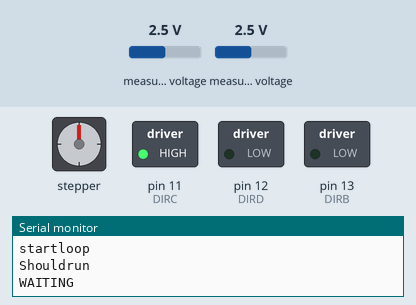
This sketch was run on a simulated Arduino Nano, built with avr-gcc and run on an emulated ATmega328P. Parts: stepper motor, switched loads named in the sketch (green lamp = pin HIGH), the last lines printed to the serial monitor. The inputs (shaded band) are chosen by the test bench; at power-on: measured voltage 2.5 V. Stepper angles assume 3200 steps per turn; pins used as bus, display or sensor lines are not drawn.

Above: at 0.11 s.
At 23.56 s:
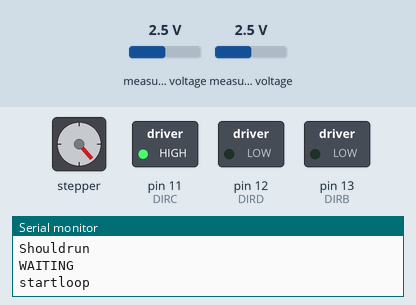
At 31.68 s:
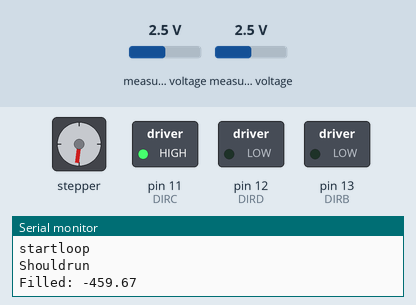
At 39.76 s:
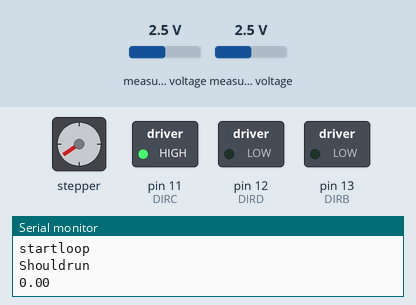
Timing chart, 0 to 40.0 s (numbered marks = the images above):
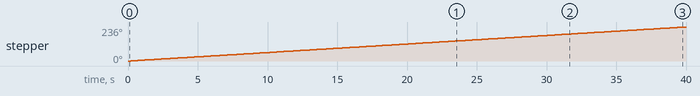

Measured:
- by itself, stepper: keeps turning clockwise at about 6°/s

The sketch:

combustion.ino
```cpp
#include <Arduino.h>
#include <Wire.h>
//#include <Servo.h>              // Used for plunging the
#include <Adafruit_ADS1015.h>   // Used as dual channel differential ADCs
#include <DRV8825.h>            // Stepper motor driver
//#define MotorRelay 5

#define STARTTIME 0
#define PROBETIME 30000
#define DQTIME 121000
// Motor steps per revolution. Most steppers are 200 steps or 1.8 degrees/step
#define MOTOR_STEPS 200 // we set this high for smoothing
// Target RPM for cruise speed
#define RPM 1
// Acceleration and deceleration values are always in FULL steps / s^2
#define MOTOR_ACCEL 2000
#define MOTOR_DECEL 1000
// Microstepping mode. If you hardwired it to save pins, set to the same value here.
#define MICROSTEPS 16


#define DIRB 13
#define DIRD 12
#define DIRC 11
#define DIRA 10
#define DIR  10
#define STEP  9
#define SLEEP 8
#define RESET 7
#define MODE2 6
#define MODE1 5
#define MODE0 4
#define ENABLE 3

#define DIRADIR LOW
#define DIRBDIR LOW
#define DIRCDIR HIGH
#define DIRDDIR LOW

//DRV8825 drivetrain(MOTOR_STEPS, DIR, STEP, ENABLE, MODE0, MODE1, MODE2);
DRV8825 drivetrain(MOTOR_STEPS, DIR, STEP, ENABLE, MODE0, MODE1, MODE2);

//BasicStepperDriver drivetrain(MOTOR_STEPS, DIR, STEP);

//Servo myservo;

#define NUMTHERM  1
#define VCC       4.92
#define ADCMUL    0.186
#define TDELTA 3.0

// ADCs communicate over i2c (SCL and SDA)
Adafruit_ADS1115 ads1115_1;
#if (NUMTHERM > 2)
Adafruit_ADS1115 ads1115_2(0x49);
#endif
#if (NUMTHERM > 4)
Adafruit_ADS1115 ads1115_3(0x4A);
#endif
#if (NUMTHERM > 6)
Adafruit_ADS1115 ads1115_4(0x4B);
#endif

int ResistanceVals[] = {9990, 10010, 9980, 10050, 9990, 10010, 10000, 10020};
float c1Arr[] = {  0.00184847419,  1.835135071E-03};
float c2Arr[] = {  1.172333013E-04, 1.198489835E-04};
float c3Arr[] = {  5.161206729E-07, 5.003643336E-07};

float room[] = {0, 0, 0, 0, 0, 0, 0, 0};
float multiplier = 0.186;

int speakerpin = A7;

//int pos = 0;

//const int motorPin1  = 11;  // Pin 14 of L293
//const int motorPin2  = 12;  // Pin 10 of L293
//const int motorPin3  = 13; // Pin  7 of L293


void setup(void)
{
  Serial.begin(115200);
  //pinMode(MotorRelay, OUTPUT);
  //myservo.attach(2);
  /*
    Serial.println(F("Hello Safety Team!"));
    pinMode(motorPin1, OUTPUT);
    pinMode(motorPin2, OUTPUT);
    pinMode(motorPin3, OUTPUT);
  */
  pinMode(SLEEP, OUTPUT);
  pinMode(RESET, OUTPUT);
  pinMode(DIRA, OUTPUT);
  pinMode(DIRB, OUTPUT);
  pinMode(DIRC, OUTPUT);
  pinMode(DIRD, OUTPUT);

  ads1115_1.begin();
  //ads1115_1.setSPS(ADS1115_DR_860SPS);
#if (NUMTHERM > 2)
  ads1115_2.begin();
  //ads1115_2.setSPS(ADS1115_DR_860SPS);
#endif
#if (NUMTHERM > 4)
  ads1115_3.begin();
  //ads1115_3.setSPS(ADS1115_DR_860SPS);
#endif
#if (NUMTHERM > 6)
  ads1115_4.begin();
  //ads1115_4.setSPS(ADS1115_DR_860SPS);
#endif
  /*
  //start filling
  Serial.println("Filling Started");
  digitalWrite(MotorRelay, LOW);
  Serial.println("Plunge Started");
  plunge();
  Serial.println("Plunge Ended");
  //begin acceleration
  Serial.println("Begin Acceleration");
  for (int x = 100; x < 255; x++) {
  Run(1, x, 40);
  }

  Serial.println("End Acceleration");
  //stop filling
  */
  while( millis() < STARTTIME ){
    TakeTemp();
    Serial.println("Time : " + String(millis()) + " : Waiting");
    //printArr(arr, n, millis());
    Serial.print(" : Waiting");
    Serial.println();
  }

  Serial.println("Filling Ended");
  //digitalWrite(MotorRelay, HIGH);

  TakeTemp();

  drivetrain.begin(RPM, MICROSTEPS);
  drivetrain.enable();
  drivetrain.setSpeedProfile(drivetrain.LINEAR_SPEED, MOTOR_ACCEL, MOTOR_DECEL);

  digitalWrite(RESET,HIGH);
  digitalWrite(SLEEP,HIGH);
  digitalWrite(DIRD,LOW);
  digitalWrite(DIRA,LOW);
  digitalWrite(DIRB,LOW);
  digitalWrite(DIRC,HIGH);
  //drivetrain.startRotate(120);
}

void loop(void) {
  Serial.println("startloop");
  unsigned wait_time = drivetrain.nextAction();
  float resistance[NUMTHERM];
  GetResistance(resistance,NUMTHERM,ResistanceVals,ADCMUL);
  float temps[NUMTHERM];
  GetTemps(temps, NUMTHERM, resistance);
  if (ShouldRun(temps, 5, TDELTA)) {
    //Run(1, 255, 5);
    if (wait_time) {
      //drivetrain.rotate(120); // 4-inch wheels ~ 13 inches of travel per . rotation
    } else {
      drivetrain.rotate(20);
    }
  } else {
    /*
    for (int x = 100; x < 110; x = x + 2) {
      Run(1, -x, 40);
      Serial.println(x);
    }
    Run(1, 0, 10000);
    */
    Serial.println( "Motor disabled");
    drivetrain.stop();
    drivetrain.disable(); // no nEnable pin set in hardware, so setting enable pin is useless.
                          // nonetheless, this function can stay should we add it in the future.
    delay(2000); digitalWrite(SLEEP,LOW);
    while (true) {
      ;
    }
  }
}

void GetTemps(float *TempVals, int n, float *Res) {

  for (int y = 0; y < n; y++) {
    TempVals[y] = Res[y];
    TempVals[y] = log(TempVals[y]);
    TempVals[y] = (1.0 / (c1Arr[y] + c2Arr[y] * TempVals[y] + c3Arr[y] * TempVals[y] * TempVals[y] * TempVals[y]));
    TempVals[y] = TempVals[y] - 273.15;
    TempVals[y] = (TempVals[y] * 9.0) / 5.0 + 32.0;
  }
}

boolean ShouldRun(float arr[], int n, float limit) {
  Serial.println("Shouldrun");
  int count = 0;
  if (millis() < PROBETIME) {
    Serial.println("WAITING");
  } else if (room[0] == 0) {
    for (int i = 0; i < n; i++) {
      room[i] = arr[i];
    }
    Serial.println("Filled: "+String(arr[0]));
  } else if ( millis() > DQTIME ) {
    return false;
  } else {
      if (arr[0] > limit + room[0]) {
          Serial.println("Done Shouldrun");
          return false;
      }else{
        Serial.println(String(arr[0]-room[0]));
    }
    //float off[NUMTHERM];
    //for (int c = 0; c < n; c++) {
      //off[c] = arr[c] - room[c];
    //}
   // Serial.println("");
   // printArr(off, n, millis());
  }
 // Serial.println("Done Shouldrun");
  return true;
}

void GetResistance(float *RT, int n, int R1[], int adcmul) {

  long VT[NUMTHERM];
#ifdef CHANNELFLIP
  VT[0] = ads1115_1.readADC_Differential_0_1()   * -1;
#if (NUMTHERM > 1)
  VT[1] = ads1115_1.readADC_Differential_2_3()   * -1;
#endif
#if (NUMTHERM > 2)
  VT[2] = ads1115_2.readADC_Differential_2_3() * -1;
#endif
#if (NUMTHERM > 3)
  VT[3] = ads1115_2.readADC_Differential_0_1() * -1;
#endif
#if (NUMTHERM > 4)
  VT[4] = ads1115_3.readADC_Differential_2_3() * -1;
#endif
#if (NUMTHERM > 5)
  VT[5] = ads1115_3.readADC_Differential_0_1() * -1;
#endif
#if (NUMTHERM > 6)
  VT[6] = ads1115_4.readADC_Differential_0_1() * -1;
#endif
#if (NUMTHERM > 7)
  VT[7] = ads1115_4.readADC_Differential_2_3() * -1;
#endif

#else   // no CHANNELFLIP

  VT[0] = ads1115_1.readADC_Differential_0_1();
#if (NUMTHERM > 1)
  VT[1] = ads1115_1.readADC_Differential_2_3();
#endif
#if (NUMTHERM > 2)
  VT[2] = ads1115_2.readADC_Differential_2_3();
#endif
#if (NUMTHERM > 3)
  VT[3] = ads1115_2.readADC_Differential_0_1();
#endif
#if (NUMTHERM > 4)
  VT[4] = ads1115_3.readADC_Differential_2_3();
#endif
#if (NUMTHERM > 5)
  VT[5] = ads1115_3.readADC_Differential_0_1();
#endif
#if (NUMTHERM > 6)
  VT[6] = ads1115_4.readADC_Differential_0_1();
#endif
#if (NUMTHERM > 7)
  VT[7] = ads1115_4.readADC_Differential_2_3();
#endif

#endif // CHANNELFLIP

  // Voltage Divider
  // Vo = Vcc * R2 / (R1 + R2)
  // R2 = - (Vo * R1) / (Vo - Vcc)

  for (int x = 0; x < n; x++) {
    float VTf = ((float)VT[x] * ADCMUL) / 1000; // 0.186 multiplier to mV, then divide by 1000mV/V
    RT[x] = ( - (VTf * R1[x]) / ( VTf - VCC )); // Where VT is the Voltage across the Thermistor
    //RT[x] = (R1[x] * ( (VCC/2) / ( ( (float)VT[x] * ADCMUL ) / 1000  ))); // to resistance
    //RT[x] = ((float)VT[x] * ADCMUL) / 1000 ;  // return voltage rather than resistance
  }
}

void TakeTemp() {
  //long t = millis();
  //Serial.println(millis());

  float resistance[NUMTHERM];
  GetResistance(resistance, NUMTHERM, ResistanceVals, multiplier);
  float temps[NUMTHERM];
  GetTemps(temps, NUMTHERM, resistance);
  //printArr(temps, NUMTHERM, millis());

  // Serial.println(millis()-t);    // Execution time of TakeTemp()
}

void printArr(long arr[], int n, long t) {
  Serial.print(t); Serial.print("\t printArr \t");
  for (int x = 0; x < NUMTHERM; x++) {
    Serial.print(arr[x]); Serial.print(" ");
  }
  Serial.println(" ");
}

void printArr(float arr[], int n, long t) {
  Serial.print(t); Serial.print("\r printArr \r");
  for (int x = 0; x < NUMTHERM; x++) {
    Serial.print(arr[x], 4); Serial.print(" ");
  }
  Serial.println(" ");
}

/*
void Run(int motor, int velocity, int t) {
  if (motor == 1) {
    if (velocity > 0) {
      digitalWrite(motorPin1, HIGH);
      digitalWrite(motorPin2, LOW);
      analogWrite(motorPin3, velocity);
      delay(long(t));
    } else if (velocity < 0) {
      digitalWrite(motorPin1, LOW);
      digitalWrite(motorPin2, HIGH);
      analogWrite(motorPin3, -1 * velocity);
      delay(long(t));
    }
    else {
      digitalWrite(motorPin1, HIGH);
      digitalWrite(motorPin2, HIGH);
      analogWrite(motorPin3, velocity);
      delay(long(t * 1000));
    }
  } else {
    if (velocity > 0) {
      analogWrite(motorPin1, 0);
      analogWrite(motorPin2, velocity);
      analogWrite(motorPin3, velocity);
      delay(long(t * 1000));
    } else if (velocity < 0) {
      digitalWrite(motorPin1, HIGH);
      digitalWrite(motorPin2, LOW);
      analogWrite(motorPin3, velocity);
      delay(long(t * 1000));
    } else  {
      digitalWrite(motorPin1, HIGH);
      digitalWrite(motorPin2, HIGH);
      analogWrite(motorPin3, velocity);
      while (true) {
        delay(long(1 * 1000));
      }
    }
  }
}
*/


/* // Servo functions plunge(), Forward(), Backward()
  void plunge() {
  Serial.println("Start Plunge");
  long t = millis();
  Serial.println(t);
  for (int x = 70; x < 120; x = x + 10) {
    Forward(75, x, x + 10);
    Backward(75, x + 10, x + 5);
    Forward(75, x + 5, x + 10);
  }
  Backward(50, 125, 65);
  Serial.println(millis() - t);
  }

  void Forward(int s, int st, int en) {
  for (pos = st; pos <= en; pos += 1) { // goes from 0 degrees to 180 degrees
    // in steps of 1 degree
    TakeTemp();
    Serial.println();
    //myservo.write(pos);              // tell servo to go to position in variable 'pos'
    delay(s - 22);                     // waits 15ms for the servo to reach the position
  }
  }

  void Backward(int s, int st, int en) {
  for (pos = st; pos >= en; pos -= 1) { // goes from 180 degrees to 0 degrees
    TakeTemp();
    Serial.println();
    //myservo.write(pos);              // tell servo to go to position in variable 'pos'
    delay(s - 22);                     // waits 15ms for the servo to reach the position
  }
  }
*/
/*
void setColor(int red, int green, int blue, int ledNum)
{
  if (ledNum == 1) {
#ifdef COMMON_ANODE
    red = 255 - red;
    green = 255 - green;
    blue = 255 - blue;
#endif
    analogWrite(redPin1, red);
    analogWrite(greenPin1, green);
    analogWrite(bluePin1, blue);
  }
  else {
#ifdef COMMON_ANODE
    red = 255 - red;
    green = 255 - green;
    blue = 255 - blue;
#endif
    analogWrite(redPin2, red);
    analogWrite(greenPin2, green);
    analogWrite(bluePin2, blue);
  }
}
*/
```
